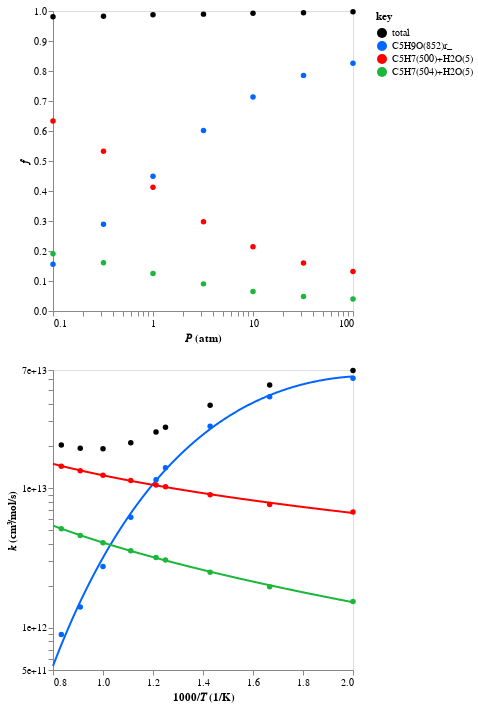

This figure's notebook cell:
### Code cell
import functools
import itertools
import operator
from collections.abc import Sequence

import altair as alt
import autochem as ac
import numpy as np
import polars as pl
from automech import Mechanism, combine_enantiomers, consumption_mechanism, reaction
from automech.reaction import Reaction, ReactionRate, ReactionRateExtra
from automech.util import c_
from IPython.display import display as ipy_display


def display_reactant_branching_fractions(
    mech: Mechanism,
    reactants: Sequence[str],
    *,
    T_range: tuple[float, float] = (500, 1250),
    P_range: tuple[float, float] = (0.1, 100),
    T: float = 825,
    P: float = 1,
    T_drop: Sequence[float] = (725, 750, 775, 850, 875),
    min_branch_frac: float | None = None,
):
    """Display reactant branching fractions

    :param mech: Mechanism
    :param reactants: Reactants
    :param T_range: Temperature range
    :param P_range: Pressure range
    :param T: Temperature
    :param P: Pressure
    """
    rev_mapping: dict[str, str] = {
        ReactionRate.rate: ReactionRateExtra.rev_rate,
        ReactionRateExtra.rate_data: ReactionRateExtra.rev_rate_data,
        ReactionRateExtra.branch_frac: ReactionRateExtra.rev_branch_frac,
    }  # type: ignore
    rate_cols = [*rev_mapping.keys(), *rev_mapping.values()]

    mech = consumption_mechanism(mech, reactants=reactants, rev_mapping=rev_mapping)
    mech = combine_enantiomers(mech, rate_cols=rate_cols)

    obj_pre = c_.temp()
    obj_mapping = c_.to_(rate_cols, obj_pre)
    rxn_df = reaction.with_rate_object_columns(mech.reactions, obj_mapping)

    # Column names
    well_skipping: str = ReactionRateExtra.well_skipping  # type: ignore

    # Sort by median branching fraction
    branch_frac: str = ReactionRateExtra.branch_frac  # type: ignore
    median_branch_frac = c_.temp()
    rxn_df = rxn_df.with_columns(
        pl.col(obj_mapping[branch_frac])
        .map_elements(lambda o: np.nanmedian(o.rate.k_data), return_dtype=pl.Float64)
        .alias(median_branch_frac)
    )
    rxn_df = rxn_df.sort(pl.col(median_branch_frac), descending=True)
    if min_branch_frac is not None:
        rxn_df = rxn_df.filter(pl.col(median_branch_frac) > min_branch_frac)

    # Add colors
    nrates = rxn_df.height
    color = c_.temp()
    colors = list(
        itertools.islice(itertools.cycle(ac.util.plot.LINE_COLOR_CYCLE), nrates)
    )
    rxn_df = rxn_df.with_columns(pl.Series(color, colors, dtype=pl.String))

    # Add labels
    products: str = Reaction.products  # type: ignore
    label = c_.temp()
    rxn_df = rxn_df.with_columns(pl.col(products).list.join("+").alias(label))

    # Branching fractions
    branch_frac_obj = obj_mapping[branch_frac]
    fs = [r.rate for r in rxn_df.get_column(branch_frac_obj).to_list()]
    f_labels = rxn_df.get_column(label).to_list()
    f_colors = rxn_df.get_column(color).to_list()
    if True:
        fs.insert(0, functools.reduce(operator.add, fs))
        f_labels.insert(0, "total")
        f_colors.insert(0, ac.util.plot.Color.black)

    f_chart = ac.rate.data.display_p(
        fs, T=T, P_range=P_range, label=f_labels, color=f_colors, y_label="𝑓", y_unit=""
    )

    # Rates
    rate_data: str = ReactionRateExtra.rate_data  # type: ignore
    rate: str = ReactionRate.rate  # type: ignore
    rate_data_obj = obj_mapping[rate_data]
    rate_obj = obj_mapping[rate]
    k_datas = [r.rate for r in rxn_df.get_column(rate_data_obj).to_list()]
    k_datas = [r.drop_temperatures(T_drop) for r in k_datas]
    k_fits = [r.rate for r in rxn_df.get_column(rate_obj).to_list()]
    ks = [*k_datas, *k_fits]
    k_colors = rxn_df.get_column(color).to_list() * 2
    if True:
        ks.insert(0, functools.reduce(operator.add, k_datas))
        k_colors.insert(0, ac.util.plot.Color.black)

    k_chart = ac.rate.data.display(ks, T_range=T_range, P=P, color=k_colors)

    chart = alt.vconcat(f_chart, k_chart).configure_axis(grid=False)
    # Rates
    ipy_display(chart)

    # # Labels
    # labels = list(map("+".join, rxn_df.get_column(products).to_list()))

    # fracs = [r.rate for r in rxn_df.get_column(branch_frac).to_list()]
    # fracs.insert(0, functools.reduce(operator.add, fracs))

    # from IPython.display import display

    # display(rxn_df)


reactants = ("C5H8(522)", "OH(4)")
display_reactant_branching_fractions(calc_mech, reactants, min_branch_frac=0.01)

### Figure 1 — Vega-Lite specification as saved in the notebook (floating-point values rounded to 4 significant figures; data arrays with more than 128 entries replaced by an {"elided": "..."} marker saying what was removed)
{"config": {"view": {"continuousWidth": 300, "continuousHeight": 300}, "axis": {"grid": false}}, "vconcat": [{"data": {"name": "data-3d35f8cef47a4f85f36472a24d3c9903"}, "mark": {"type": "point", "filled": true, "opacity": 1}, "encoding": {"color": {"field": "key", "scale": {"domain": ["total", "C5H9O(852)r_", "C5H7(500)+H2O(5)", "C5H7(504)+H2O(5)"], "range": ["#000000", "#0066ff", "#ff0000", "#1ab73a"]}, "type": "nominal"}, "x": {"axis": {"labelExpr": "((abs(datum.value - 0.1) < 1e-5) ||\n(abs(datum.value - 1.0) < 1e-5) ||\n(abs(datum.value - 10.0) < 1e-5) ||\n(abs(datum.value - 100.0) < 1e-5) ||\n(abs(datum.value - 100.0) < 1e-5)) ? datum.label : ''", "values": [0.1, 0.2, 0.3, 0.4, 0.5, 0.6, 0.7, 0.8, 0.9, 1.0, 2.0, 3.0, 4.0, 5.0, 6.0, 7.0, 8.0, 9.0, 10.0, 20.0, 30.0, 40.0, 50.0, 60.0, 70.0, 80.0, 90.0, 100.0, 100.0]}, "field": "x", "scale": {"domain": [0.1, 100.0], "type": "log"}, "title": "𝑃 (atm)", "type": "quantitative"}, "y": {"field": "value", "title": "𝑓", "type": "quantitative"}}, "transform": [{"fold": ["total", "C5H9O(852)r_", "C5H7(500)+H2O(5)", "C5H7(504)+H2O(5)"]}]}, {"layer": [{"data": {"name": "data-ede7be0bd869e6264ba4736e144de025"}, "mark": {"type": "line"}, "encoding": {"color": {"field": "key", "legend": null, "scale": {"domain": ["k1", "k2", "k3"], "range": ["#0066ff", "#ff0000", "#1ab73a"]}, "type": "nominal"}, "x": {"field": "x", "scale": {"zero": false}, "title": "1000/𝑇 (1/K)", "type": "quantitative"}, "y": {"axis": {"format": ".0e", "labelExpr": "((abs(datum.value - 500000000000.0) < 1e-5) ||\n(abs(datum.value - 1000000000000.0) < 1e-5) ||\n(abs(datum.value - 10000000000000.0) < 1e-5) ||\n(abs(datum.value - 70000000000000.0) < 1e-5)) ? datum.label : ''", "values": [500000000000.0, 600000000000.0, 700000000000.0, 800000000000.0, 900000000000.0, 1000000000000.0, 2000000000000.0, 3000000000000.0, 4000000000000.0, 5000000000000.0, 6000000000000.0, 7000000000000.0, 8000000000000.0, 9000000000000.0, 10000000000000.0, 20000000000000.0, 30000000000000.0, 40000000000000.0, 50000000000000.0, 60000000000000.0, 70000000000000.0]}, "field": "value", "scale": {"domain": [500000000000.0, 70000000000000.0], "type": "log"}, "title": "𝑘 (cm³/mol/s)", "type": "quantitative"}}, "transform": [{"fold": ["k1", "k2", "k3"]}]}, {"data": {"name": "data-2ecdceec47c00f64285d7f67b14985e5"}, "mark": {"type": "point", "filled": true, "opacity": 1}, "encoding": {"color": {"field": "key", "legend": null, "scale": {"domain": ["k1", "k2", "k3", "k4"], "range": ["#000000", "#0066ff", "#ff0000", "#1ab73a"]}, "type": "nominal"}, "x": {"field": "x", "scale": {"zero": false}, "title": "1000/𝑇 (1/K)", "type": "quantitative"}, "y": {"axis": {"format": ".0e", "labelExpr": "((abs(datum.value - 800000000000.0) < 1e-5) ||\n(abs(datum.value - 1000000000000.0) < 1e-5) ||\n(abs(datum.value - 10000000000000.0) < 1e-5) ||\n(abs(datum.value - 70000000000000.0) < 1e-5)) ? datum.label : ''", "values": [800000000000.0, 900000000000.0, 1000000000000.0, 2000000000000.0, 3000000000000.0, 4000000000000.0, 5000000000000.0, 6000000000000.0, 7000000000000.0, 8000000000000.0, 9000000000000.0, 10000000000000.0, 20000000000000.0, 30000000000000.0, 40000000000000.0, 50000000000000.0, 60000000000000.0, 70000000000000.0]}, "field": "value", "scale": {"domain": [800000000000.0, 70000000000000.0], "type": "log"}, "title": "𝑘 (cm³/mol/s)", "type": "quantitative"}}, "transform": [{"fold": ["k1", "k2", "k3", "k4"]}]}], "resolve": {"scale": {"color": "independent"}}}], "$schema": "https://vega.github.io/schema/vega-lite/v5.20.1.json", "datasets": {"data-3d35f8cef47a4f85f36472a24d3c9903": [{"x": 0.1, "total": 0.9805, "C5H9O(852)r_": 0.1562, "C5H7(500)+H2O(5)": 0.6336, "C5H7(504)+H2O(5)": 0.1908}, {"x": 0.32, "total": 0.9826, "C5H9O(852)r_": 0.2894, "C5H7(500)+H2O(5)": 0.5324, "C5H7(504)+H2O(5)": 0.1609}, {"x": 1.0, "total": 0.9873, "C5H9O(852)r_": 0.4495, "C5H7(500)+H2O(5)": 0.4127, "C5H7(504)+H2O(5)": 0.125}, {"x": 3.2, "total": 0.9895, "C5H9O(852)r_": 0.6018, "C5H7(500)+H2O(5)": 0.2973, "C5H7(504)+H2O(5)": 0.09045}, {"x": 10.0, "total": 0.9923, "C5H9O(852)r_": 0.7133, "C5H7(500)+H2O(5)": 0.214, "C5H7(504)+H2O(5)": 0.06503}, {"x": 32.0, "total": 0.9938, "C5H9O(852)r_": 0.7854, "C5H7(500)+H2O(5)": 0.1598, "C5H7(504)+H2O(5)": 0.04863}, {"x": 100.0, "total": 0.9976, "C5H9O(852)r_": 0.8261, "C5H7(500)+H2O(5)": 0.1317, "C5H7(504)+H2O(5)": 0.0398}], "data-ede7be0bd869e6264ba4736e144de025": {"elided": "1000 records"}, "data-2ecdceec47c00f64285d7f67b14985e5": [{"x": 2.0, "k1": 69480000000000.0, "k2": 61180000000000.0, "k3": 6745000000000.0, "k4": 1548000000000.0}, {"x": 1.667, "k1": 54660000000000.0, "k2": 45050000000000.0, "k3": 7648000000000.0, "k4": 1969000000000.0}, {"x": 1.429, "k1": 39180000000000.0, "k2": 27700000000000.0, "k3": 8973000000000.0, "k4": 2505000000000.0}, {"x": 1.25, "k1": 27270000000000.0, "k2": 13970000000000.0, "k3": 10240000000000.0, "k4": 3059000000000.0}, {"x": 1.212, "k1": 25210000000000.0, "k2": 11480000000000.0, "k3": 10540000000000.0, "k4": 3192000000000.0}, {"x": 1.111, "k1": 21080000000000.0, "k2": 6191000000000.0, "k3": 11320000000000.0, "k4": 3571000000000.0}, {"x": 1.0, "k1": 19160000000000.0, "k2": 2746000000000.0, "k3": 12350000000000.0, "k4": 4071000000000.0}, {"x": 0.9091, "k1": 19290000000000.0, "k2": 1409000000000.0, "k3": 13310000000000.0, "k4": 4577000000000.0}, {"x": 0.8333, "k1": 20340000000000.0, "k2": 897300000000.0, "k3": 14330000000000.0, "k4": 5113000000000.0}]}}
